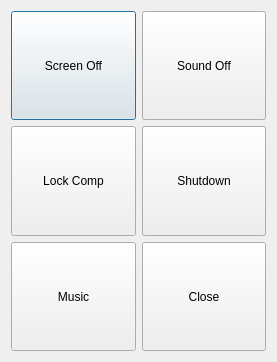
<?xml version="1.0" encoding="UTF-8"?>
<ui version="4.0">
 <class>DesktopControl</class>
 <widget class="QDialog" name="DesktopControl">
  <property name="geometry">
   <rect>
    <x>0</x>
    <y>0</y>
    <width>277</width>
    <height>362</height>
   </rect>
  </property>
  <property name="windowTitle">
   <string>Dialog</string>
  </property>
  <layout class="QGridLayout" name="gridLayout">
   <item row="0" column="0">
    <widget class="QPushButton" name="screenOffButton">
     <property name="sizePolicy">
      <sizepolicy hsizetype="Expanding" vsizetype="Ignored">
       <horstretch>0</horstretch>
       <verstretch>0</verstretch>
      </sizepolicy>
     </property>
     <property name="text">
      <string>Screen Off</string>
     </property>
    </widget>
   </item>
   <item row="0" column="1">
    <widget class="QPushButton" name="soundOffBtn">
     <property name="sizePolicy">
      <sizepolicy hsizetype="Expanding" vsizetype="Ignored">
       <horstretch>0</horstretch>
       <verstretch>0</verstretch>
      </sizepolicy>
     </property>
     <property name="text">
      <string>Sound Off</string>
     </property>
    </widget>
   </item>
   <item row="1" column="0">
    <widget class="QPushButton" name="lockBtn">
     <property name="sizePolicy">
      <sizepolicy hsizetype="Expanding" vsizetype="Ignored">
       <horstretch>0</horstretch>
       <verstretch>0</verstretch>
      </sizepolicy>
     </property>
     <property name="text">
      <string>Lock Comp</string>
     </property>
    </widget>
   </item>
   <item row="1" column="1">
    <widget class="QPushButton" name="shutdownButton">
     <property name="sizePolicy">
      <sizepolicy hsizetype="Expanding" vsizetype="Ignored">
       <horstretch>0</horstretch>
       <verstretch>0</verstretch>
      </sizepolicy>
     </property>
     <property name="text">
      <string>Shutdown</string>
     </property>
    </widget>
   </item>
   <item row="2" column="1">
    <widget class="QPushButton" name="closeButton">
     <property name="sizePolicy">
      <sizepolicy hsizetype="Expanding" vsizetype="Ignored">
       <horstretch>0</horstretch>
       <verstretch>0</verstretch>
      </sizepolicy>
     </property>
     <property name="text">
      <string>Close</string>
     </property>
    </widget>
   </item>
   <item row="2" column="0">
    <widget class="QPushButton" name="musicButton">
     <property name="sizePolicy">
      <sizepolicy hsizetype="Expanding" vsizetype="Ignored">
       <horstretch>0</horstretch>
       <verstretch>0</verstretch>
      </sizepolicy>
     </property>
     <property name="text">
      <string>Music</string>
     </property>
    </widget>
   </item>
  </layout>
 </widget>
 <resources/>
 <connections/>
</ui>
